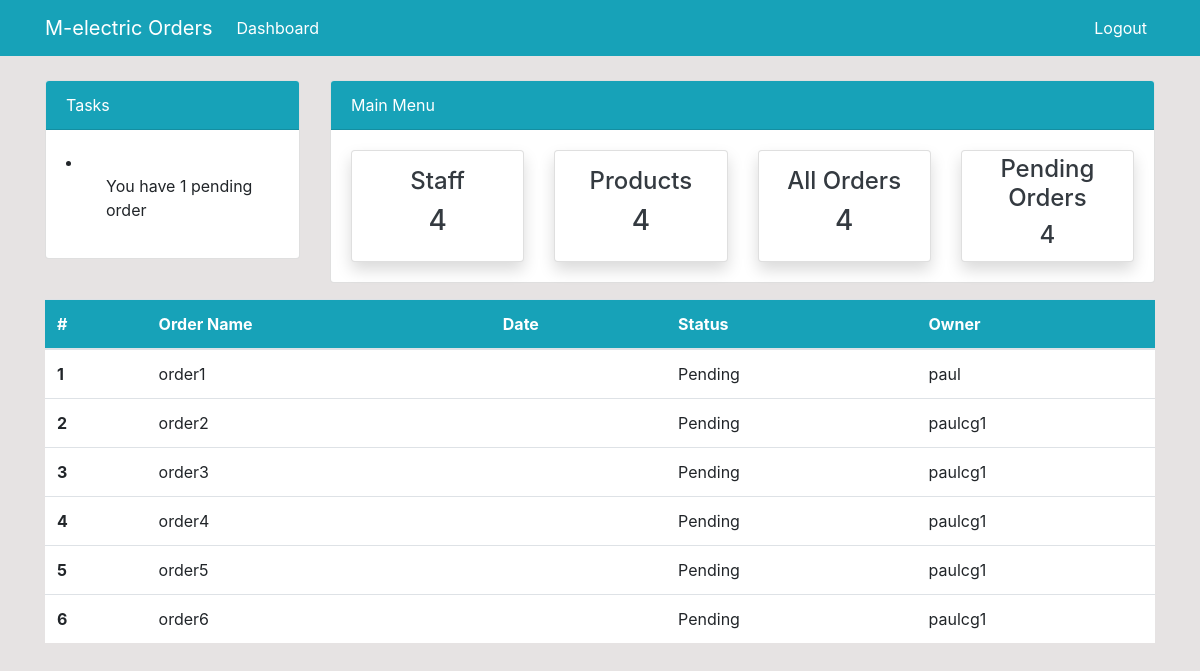
Page /orders (signed in) on the earlier database version.
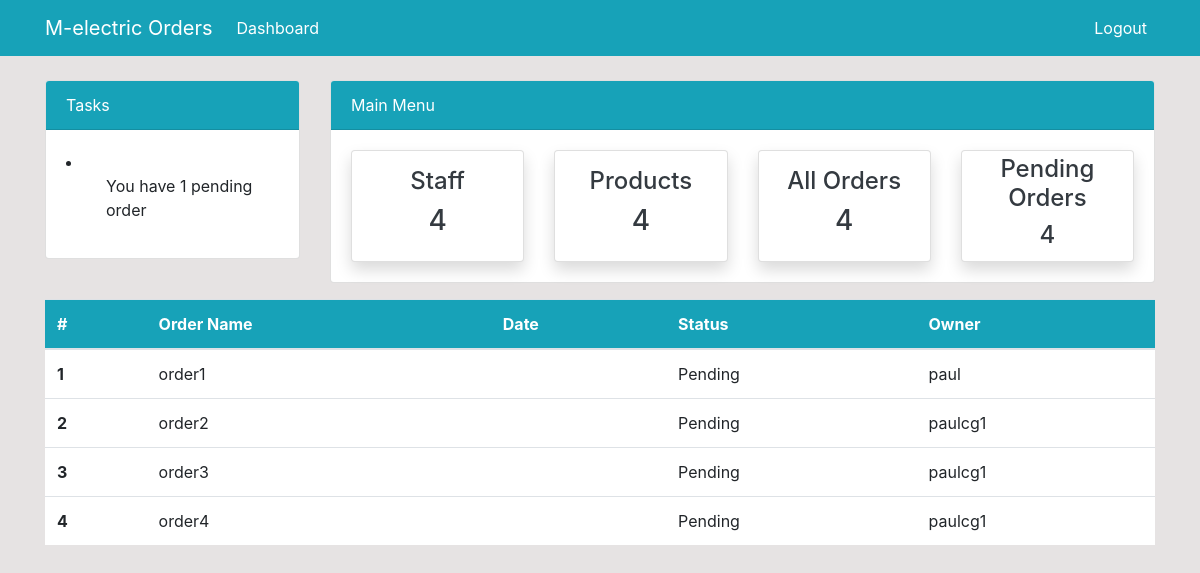
Same page on the later database version.
### dashboard/models.py (models this page shows, shortened)
class Order(models.Model):
	description = models.CharField('Order Description', max_length=100)
	status = models.CharField('Status', max_length=50, choices=STATUS)
	user = models.ForeignKey(User, blank=True, null=True, on_delete=models.CASCADE)
	products = models.ManyToManyField(Product, blank=True, through='ThroughModel')
	created = models.DateTimeField(auto_now_add=True)
	approval_date = models.DateTimeField('Approval Date', blank=True, null=True)

### dashboard/views.py (the view)
# urls.py: path('orders', views.orders, name='orders'),
@login_required
def orders(request):
    orders_list = Order.objects.all()
    return render(request, 'dashboard/orders.html', {'orders_list':orders_list})

### templates/dashboard/orders.html (shortened to what this page needs)
{% extends 'partials/base.html' %}
{% block content %}
{% include 'partials/topnav.html' %}
    <div class="container">
        <div class="row my-3">
            <div class="col-md-12">
                <table class="table bg-white">
                    <thead class="bg-info">
                        <tr class="text-white">
                            <th scope="col">#</th>
                            <th scope="col">Order Name</th>
                            <th scope="col">Date</th>
                            <th scope="col">Status</th>
                            <th scope="col">Owner</th>
                        </tr>
                    </thead>
                    <tbody>
                        {% for order in orders_list %}
                        <tr>
                            <th scope="row">{{ forloop.counter }}</th>
                            <td>{{ order.description }}</td>
                            <td>{{ order.approval_date.date }}</td>
                            <td>{{ order.status }}</td>
                            <td>{{ order.user }}</td>
                        </tr>
                        {% endfor %}
                    </tbody>
                </table>
            </div>
        </div>
    </div>
{% endblock %}

### templates/partials/base.html (shortened to what this page needs)
{% load static %}
<!doctype html>
<html lang="en">
  <head>
    <link rel="stylesheet" href="https://cdn.jsdelivr.net/npm/bootstrap@4.6.0/dist/css/bootstrap.min.css">
    <link rel="stylesheet" href="{% static 'style.css' %}">
  </head>
  <body>
      {% include 'partials/nav.html' %}
      {% block content %}
      {% endblock %}
  </body>
</html>

### templates/partials/nav.html (shortened to what this page needs)
<nav class="navbar navbar-expand-lg navbar-info bg-info">
    {% if user.is_authenticated %}
    <div class="container">
        <a class="navbar-brand text-white" href="{% url 'index' %}">M-electric Orders</a>
        <div class="collapse navbar-collapse" id="navbarSupportedContent">
            <ul class="navbar-nav mr-auto">
                <li class="nav-item active">
                    <a class="nav-link text-white" href="{% url 'index' %}">Dashboard </a>
                </li>
            </ul>
            <ul class="navbar-nav ml-auto">
                <li class="nav-item">
                    <a class="nav-link text-white" href="{% url 'logout' %}">Logout</a>
                </li>
            </ul>
            {% endif %}
        </div>
    </div>
</nav>

### templates/partials/topnav.html (shortened to what this page needs)
    <div class="container">
        <div class="row mt-4">
            <div class="col-md-3">
                <div class="card">
                    <div class="card-header bg-info text-white">
                        Tasks
                    </div>
                    <div class="card-body">
                        <li>
                            <ul>You have 1 pending order</ul>
                        </li>
                    </div>
                </div>
            </div>
            <div class="col-md-9">
                <div class="card">
                    <div class="card-header bg-info text-white">
                        Main Menu
                    </div>
                    <div class="card-body">
                        <div class="row">
                            <div class="col-md-3">
                                <a class="text-decoration-none text-dark" href="{% url 'staff' %}">
                                    <div class="card my-card shadow text-center p-3">
                                        <h4>Staff</h4>
                                        <h3>4</h3>
                                    </div>
                                </a>
                            </div>
                            <div class="col-md-3">
                                <a class="text-decoration-none text-dark" href="{% url 'products' %}">
                                    <div class="card my-card shadow text-center p-3">
                                        <h4>Products </h4>
                                        <h3>4</h3>
                                    </div>
                                </a>
                            </div>
                            <div class="col-md-3">
                                <a class="text-decoration-none text-dark" href="{% url 'orders' %}">
                                    <div class="card my-card shadow text-center p-3">
                                        <h4>All Orders </h4>
                                        <h3>4</h3>
                                    </div>
                                </a>
                            </div>
                            <div class="col-md-3">
                                <a class="text-decoration-none text-dark" href="{% url 'orders' %}">
                                    <div class="card my-card shadow text-center p-1">
                                        <h4>Pending Orders</h4>
                                        <h4>4</h4>
                                    </div>
                                </a>
                            </div>
                        </div>
                    </div>
                </div>
            </div>
        </div>
    </div>

### static/style.css (style rules this page uses)
body { background: rgb(230, 227, 227); }

Differences in the rows shown:
removed Order: description "order5", status "Pending", user "paulcg1"
removed Order: description "order6", status "Pending", user "paulcg1"
